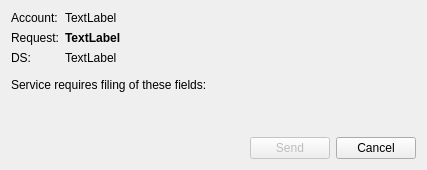
<?xml version="1.0" encoding="UTF-8"?>
<ui version="4.0">
 <class>DlgGovService</class>
 <widget class="QDialog" name="DlgGovService">
  <property name="geometry">
   <rect>
    <x>0</x>
    <y>0</y>
    <width>427</width>
    <height>170</height>
   </rect>
  </property>
  <property name="windowTitle">
   <string>Government Service</string>
  </property>
  <property name="windowIcon">
   <iconset resource="../../../res/resources.qrc">
    <normaloff>:/icons/3party/present_16.png</normaloff>:/icons/3party/present_16.png</iconset>
  </property>
  <layout class="QVBoxLayout" name="verticalLayout">
   <item>
    <layout class="QFormLayout" name="formLayout">
     <item row="0" column="1">
      <widget class="QLabel" name="userName">
       <property name="text">
        <string>TextLabel</string>
       </property>
      </widget>
     </item>
     <item row="2" column="1">
      <widget class="QLabel" name="serviceDbId">
       <property name="font">
        <font>
         <weight>50</weight>
         <bold>false</bold>
        </font>
       </property>
       <property name="text">
        <string>TextLabel</string>
       </property>
      </widget>
     </item>
     <item row="0" column="0">
      <widget class="QLabel" name="label1">
       <property name="text">
        <string>Account:</string>
       </property>
      </widget>
     </item>
     <item row="2" column="0">
      <widget class="QLabel" name="label3">
       <property name="text">
        <string>DS:</string>
       </property>
      </widget>
     </item>
     <item row="1" column="1">
      <widget class="QLabel" name="serviceName">
       <property name="font">
        <font>
         <weight>75</weight>
         <bold>true</bold>
        </font>
       </property>
       <property name="text">
        <string>TextLabel</string>
       </property>
      </widget>
     </item>
     <item row="1" column="0">
      <widget class="QLabel" name="label2">
       <property name="text">
        <string>Request:</string>
       </property>
      </widget>
     </item>
    </layout>
   </item>
   <item>
    <widget class="QLabel" name="filedsLabel">
     <property name="text">
      <string>Service requires filing of these fields:</string>
     </property>
    </widget>
   </item>
   <item>
    <layout class="QFormLayout" name="formGovLayout"/>
   </item>
   <item>
    <widget class="QLabel" name="invalidValueLabel">
     <property name="enabled">
      <bool>false</bool>
     </property>
     <property name="font">
      <font>
       <weight>75</weight>
       <bold>true</bold>
      </font>
     </property>
     <property name="text">
      <string notr="true"/>
     </property>
     <property name="alignment">
      <set>Qt::AlignCenter</set>
     </property>
     <property name="wordWrap">
      <bool>true</bool>
     </property>
    </widget>
   </item>
   <item>
    <layout class="QHBoxLayout" name="horizontalLayout">
     <item>
      <spacer name="horizontalSpacer">
       <property name="orientation">
        <enum>Qt::Horizontal</enum>
       </property>
       <property name="sizeHint" stdset="0">
        <size>
         <width>40</width>
         <height>20</height>
        </size>
       </property>
      </spacer>
     </item>
     <item>
      <widget class="QPushButton" name="sendServiceButton">
       <property name="enabled">
        <bool>false</bool>
       </property>
       <property name="text">
        <string>Send</string>
       </property>
      </widget>
     </item>
     <item>
      <widget class="QPushButton" name="cancelButton">
       <property name="text">
        <string>Cancel</string>
       </property>
      </widget>
     </item>
    </layout>
   </item>
  </layout>
 </widget>
 <resources>
  <include location="../../../res/resources.qrc"/>
 </resources>
 <connections/>
</ui>
